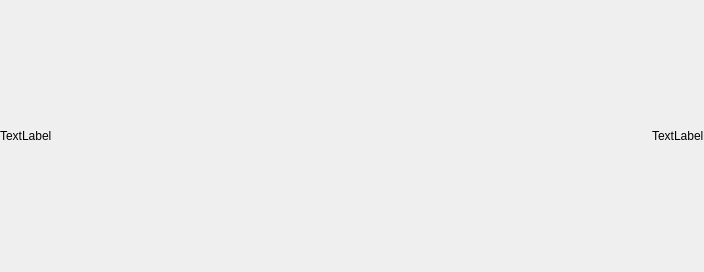
<?xml version="1.0" encoding="UTF-8"?>
<ui version="4.0">
 <class>C_SyvUpProgressLogEntry</class>
 <widget class="QWidget" name="C_SyvUpProgressLogEntry">
  <property name="geometry">
   <rect>
    <x>0</x>
    <y>0</y>
    <width>704</width>
    <height>272</height>
   </rect>
  </property>
  <property name="windowTitle">
   <string>Form</string>
  </property>
  <layout class="QHBoxLayout" name="horizontalLayout">
   <property name="spacing">
    <number>0</number>
   </property>
   <property name="leftMargin">
    <number>0</number>
   </property>
   <property name="topMargin">
    <number>0</number>
   </property>
   <property name="rightMargin">
    <number>0</number>
   </property>
   <property name="bottomMargin">
    <number>0</number>
   </property>
   <item>
    <widget class="stw::opensyde_gui_elements::C_OgeLabToolTipBase" name="pc_LabelDescription">
     <property name="styleRole" stdset="0">
      <string>progress-log-item</string>
     </property>
     <property name="text">
      <string>TextLabel</string>
     </property>
    </widget>
   </item>
   <item>
    <spacer name="horizontalSpacer">
     <property name="orientation">
      <enum>Qt::Horizontal</enum>
     </property>
     <property name="sizeHint" stdset="0">
      <size>
       <width>607</width>
       <height>20</height>
      </size>
     </property>
    </spacer>
   </item>
   <item>
    <widget class="stw::opensyde_gui_elements::C_OgeLabToolTipBase" name="pc_LabelStatus">
     <property name="styleRole" stdset="0">
      <string>progress-log-item</string>
     </property>
     <property name="text">
      <string>TextLabel</string>
     </property>
    </widget>
   </item>
  </layout>
 </widget>
 <customwidgets>
  <customwidget>
   <class>stw::opensyde_gui_elements::C_OgeLabToolTipBase</class>
   <extends>QLabel</extends>
   <header>C_OgeLabToolTipBase.hpp</header>
  </customwidget>
 </customwidgets>
 <resources/>
 <connections/>
</ui>
